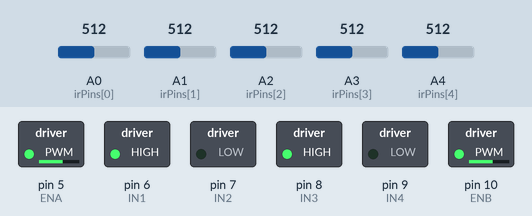
This sketch was run on a simulated Arduino Uno, built with avr-gcc and run on an emulated ATmega328P. On the bench: switched loads named in the sketch (green lamp = pin HIGH). Inputs (shaded band) come from the test bench; at power-on: A0 (irPins[0]) = 512, A1 (irPins[1]) = 512, A2 (irPins[2]) = 512, A3 (irPins[3]) = 512, A4 (irPins[4]) = 512.

Above: at 1.2 s.
1.3 s: A0 (irPins[0]) set to 610
At 1.6 s:
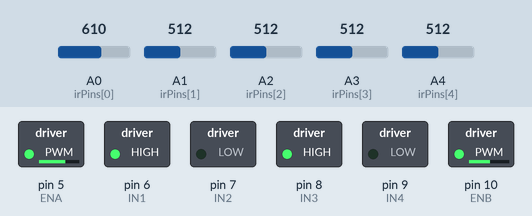
2.8 s: A1 (irPins[1]) set to 581
4.3 s: A1 (irPins[1]) set to 615
At 5.1 s:
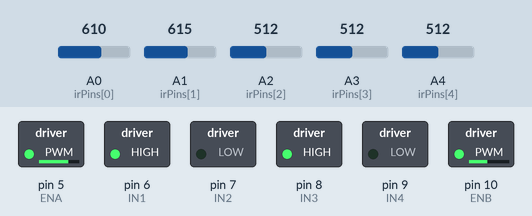
5.8 s: A2 (irPins[2]) set to 587
7.3 s: A2 (irPins[2]) set to 612
At 8.5 s:
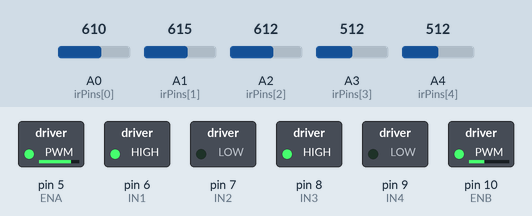
8.8 s: A3 (irPins[3]) set to 610
At 9.7 s:
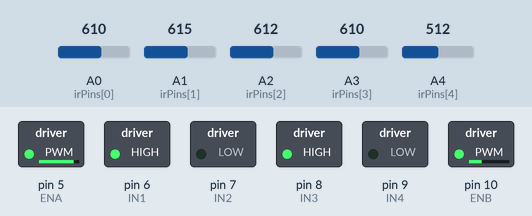
Timing chart, 0 to 11.3 s (numbered marks = the images above; inputs shaded):
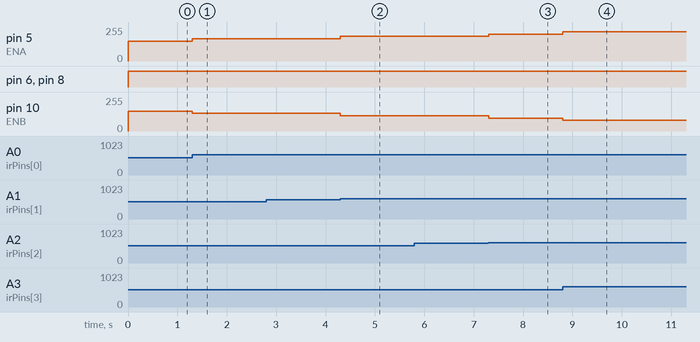

The sketch:

pid_control.ino
```cpp
// === Motor Driver Pins (L298N) ===
#define IN1 6
#define IN2 7
#define ENA 5   // PWM pin for left motor

#define IN3 8
#define IN4 9
#define ENB 10  // PWM pin for right motor

// === IR Sensor Pins ===
const int irPins[5] = {A0, A1, A2, A3, A4};

// === PID Constants ===
float Kp = 35;    // Proportional gain
float Ki = 0;     // Integral gain
float Kd = 22;    // Derivative gain

// === Parameters ===
int threshold = 600;     // Calibrate this based on sensor readings
int baseSpeed = 150;     // Moderate speed, adjust as needed
int minSpeed = 80;       // Prevent motors from stalling

// === Internal Variables ===
float lastError = 0;
float integral = 0;

void setup() {
  Serial.begin(9600);
  for (int i = 0; i < 5; i++) pinMode(irPins[i], INPUT);

  pinMode(IN1, OUTPUT); pinMode(IN2, OUTPUT); pinMode(ENA, OUTPUT);
  pinMode(IN3, OUTPUT); pinMode(IN4, OUTPUT); pinMode(ENB, OUTPUT);
}

void loop() {
  // === 1) Read Sensors ===
  int activeCount = 0;
  long weightedSum = 0;

  for (int i = 0; i < 5; i++) {
    int val = analogRead(irPins[i]);
    bool onLine = (val < threshold);
    if (onLine) {
      weightedSum += (i - 2);  // weights: -2 to +2
      activeCount++;
    }
  }

  // === 2) If all sensors are white, stop ===
  if (activeCount == 0) {
    stopMotors();
    return;
  }

  // === 3) PID Calculation ===
  float error = (float)weightedSum / activeCount;
  integral += error;
  float derivative = error - lastError;
  float correction = Kp * error + Ki * integral + Kd * derivative;
  lastError = error;

  // === 4) Adjust motor speeds based on correction ===
  int leftSpeed  = baseSpeed + correction;
  int rightSpeed = baseSpeed - correction;

  // Ensure minimum speed
  leftSpeed  = constrain(leftSpeed,  minSpeed, 255);
  rightSpeed = constrain(rightSpeed, minSpeed, 255);

  driveForward(leftSpeed, rightSpeed);

  // Optional: Debugging
  // Serial.print("Err: "); Serial.print(error);
  // Serial.print(" | L: "); Serial.print(leftSpeed);
  // Serial.print(" | R: "); Serial.println(rightSpeed);
}

// === Motor Control Functions ===
void driveForward(int leftSpd, int rightSpd) {
  digitalWrite(IN1, HIGH); digitalWrite(IN2, LOW);
  analogWrite(ENA, leftSpd);

  digitalWrite(IN3, HIGH); digitalWrite(IN4, LOW);
  analogWrite(ENB, rightSpd);
}

void stopMotors() {
  analogWrite(ENA, 0);
  analogWrite(ENB, 0);
}
```

Measured:
- after the input at 1.3 s, pin 5 (ENA): 150/255 → 167/255 at once; pin 10 (ENB): 150/255 → 132/255 at once
- after the input at 2.8 s, every drawn part: stays the same
- after the input at 4.3 s, pin 5 (ENA): 167/255 → 185/255 at once; pin 10 (ENB): 132/255 → 115/255 at once
- after the input at 5.8 s, every drawn part: stays the same
- after the input at 7.3 s, pin 5 (ENA): 185/255 → 202/255 at once; pin 10 (ENB): 115/255 → 97/255 at once
- after the input at 8.8 s, pin 5 (ENA): 202/255 → 220/255 at once; pin 10 (ENB): 97/255 → 80/255 at once
